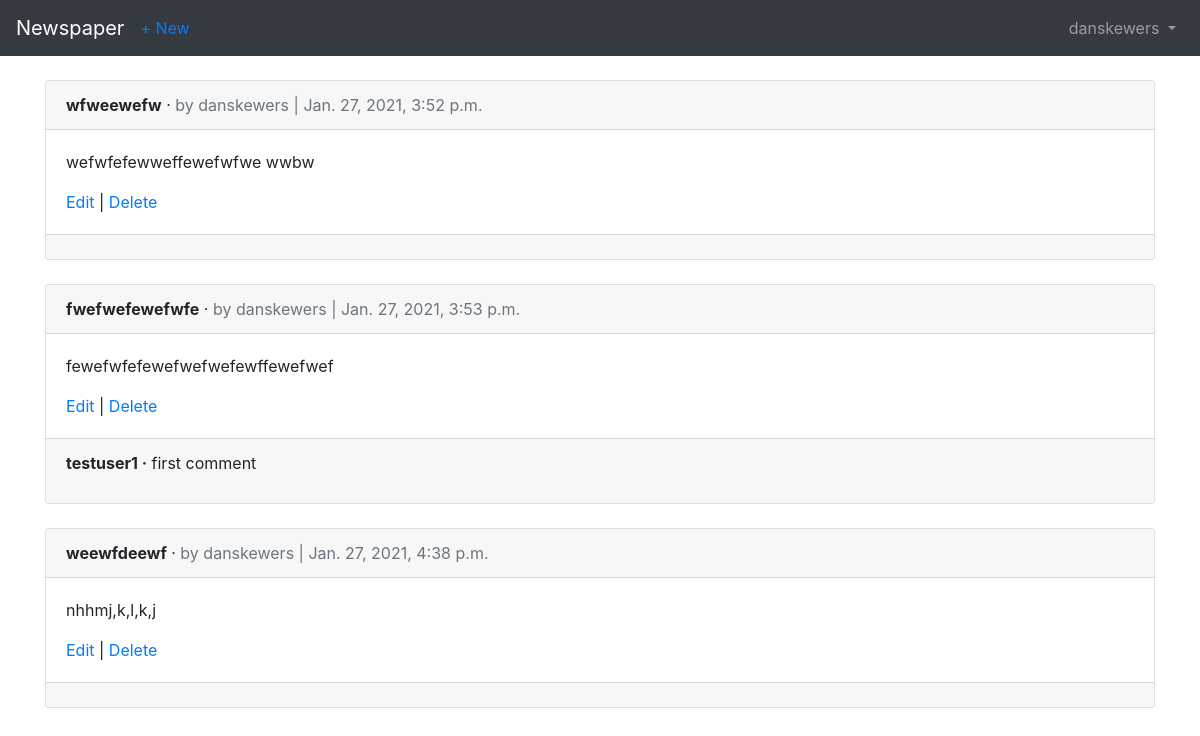
The page /articles/ (signed in) on the database its author committed.
### users/models.py (models this page shows)
class CustomUser(AbstractUser):
    age = models.PositiveIntegerField(null=True, blank=True)

### articles/models.py (models this page shows, shortened)
class Article(models.Model):
    title = models.CharField(max_length=255)
    body = models.TextField()
    date = models.DateTimeField(auto_now_add=True)
    author = models.ForeignKey(
        get_user_model(),
        on_delete=models.CASCADE,
    )

class Comment(models.Model):
    article = models.ForeignKey(
        Article,
        on_delete=models.CASCADE,
        related_name='comments',
        )
    comment = models.CharField(max_length=140)
    author = models.ForeignKey(
        get_user_model(),
        on_delete=models.CASCADE,
    )
    def __str__(self):
        return self.comment

### articles/views.py (the view)
# urls.py: path('', ArticleListView.as_view(), name='article_list'),
class ArticleListView(LoginRequiredMixin, ListView):
    model = Article
    template_name = 'article_list.html'
    login_url = 'login'

### templates/article_list.html (shortened to what this page needs)
{% extends 'base.html' %}
{% block content %}
    {% for article in object_list %}
        <div class="card">
            <div class="card-header">
                <span class="font-weight-bold">{{ article.title }}</span> &middot;
                <span class="text-muted">by {{ article.author }} | {{ article.date }}</span>
            </div>
            <div class="card-body">
                <p>{{ article.body }}</p>
                <a href="{% url 'article_edit' article.pk %}">Edit</a> |
                <a href="{% url 'article_delete' article.pk %}">Delete</a>
            </div>
            <div class="card-footer">
                {% for comment in article.comments.all %}
                    <p>
                        <span class="font-weight-bold">{{ comment.author }} &middot;</span>
                        {{ comment }}
                    </p>
                {% endfor %}
            </div>
        </div>
        <br />
    {% endfor %}
{% endblock content %}

### templates/base.html (shortened to what this page needs)
<!doctype html>
<html lang="en">
  <head>
    <link rel="stylesheet" href="https://stackpath.bootstrapcdn.com/bootstrap/4.1.3/css/bootstrap.min.css">
</head>
<body>
    <nav class="navbar navbar-expand-md navbar-dark bg-dark mb-4">
        <a class="navbar-brand" href="{% url 'home' %}">Newspaper</a>
        {% if user.is_authenticated %}
            <ul class="navbar-nav mr-auto">
                <li class="nav-item"><a href="{% url 'article_new' %}">+ New</a></li>
            </ul>
        {% endif %}
        <div class="collapse navbar-collapse" id="navbarCollapse">
            {% if user.is_authenticated %}
                <ul class="navbar-nav ml-auto">
                    <li class="nav-item">
                        <a class="nav-link dropdown-toggle" href="#" id="userMenu"
                            data-toggle="dropdown" aria-haspopup="true"
                            aria-expanded="false">
                            {{ user.username }}
                        </a>
                    </li>
                </ul>
            {% else %}
                <form class="form-inline ml-auto">
                    <a href="{% url 'login' %}" class="btn btn-outline-secondary"> Log In</a>
                    <a href="{% url 'signup' %}" class="btn btn-primary ml-2">Sign up</a>
                </form>
            {% endif %}
        </div>
    </nav>
    <div class="container">
        {% block content %}
        {% endblock content %}
    </div>
  </body>
</html>

### rows shown on the page
CustomUser: username "danskewers"
Article: title "wfweewefw", author "danskewers", date "Jan. 27, 2021, 3:52 p.m.", body "wefwfefewweffewefwfwe wwbw"
Article: title "fwefwefewefwfe", author "danskewers", date "Jan. 27, 2021, 3:53 p.m.", body "fewefwfefewefwefwefewffewefwef"
Comment: author "testuser1", comment "first comment"
Article: title "weewfdeewf", author "danskewers", date "Jan. 27, 2021, 4:38 p.m.", body "nhhmj,k,l,k,j"
